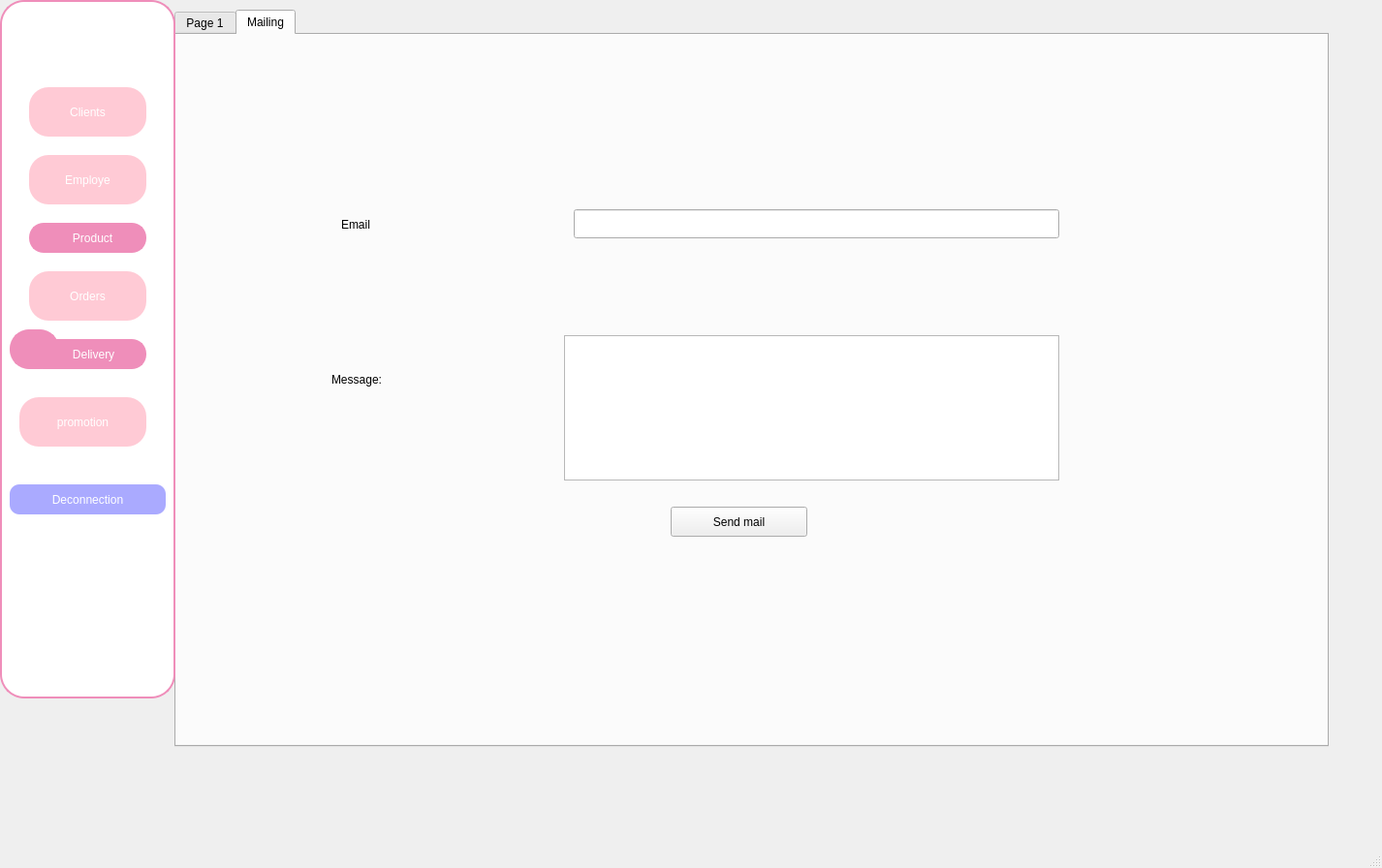
<?xml version="1.0" encoding="UTF-8"?>
<ui version="4.0">
 <class>pagelivr</class>
 <widget class="QMainWindow" name="pagelivr">
  <property name="geometry">
   <rect>
    <x>0</x>
    <y>0</y>
    <width>1426</width>
    <height>896</height>
   </rect>
  </property>
  <property name="windowTitle">
   <string>MainWindow</string>
  </property>
  <widget class="QWidget" name="centralwidget">
   <widget class="QTabWidget" name="tabWidget_2">
    <property name="geometry">
     <rect>
      <x>180</x>
      <y>10</y>
      <width>1191</width>
      <height>761</height>
     </rect>
    </property>
    <property name="currentIndex">
     <number>1</number>
    </property>
    <widget class="QWidget" name="tab_2">
     <attribute name="title">
      <string>Page 1</string>
     </attribute>
     <widget class="QPushButton" name="PDF">
      <property name="geometry">
       <rect>
        <x>30</x>
        <y>240</y>
        <width>75</width>
        <height>23</height>
       </rect>
      </property>
      <property name="styleSheet">
       <string notr="true">color: #FF8C00;</string>
      </property>
      <property name="text">
       <string>PDF</string>
      </property>
     </widget>
     <widget class="QPushButton" name="STAT">
      <property name="geometry">
       <rect>
        <x>40</x>
        <y>130</y>
        <width>101</width>
        <height>41</height>
       </rect>
      </property>
      <property name="styleSheet">
       <string notr="true">color: #FF8C00;</string>
      </property>
      <property name="text">
       <string>stat</string>
      </property>
     </widget>
     <widget class="QTabWidget" name="tabWidget">
      <property name="geometry">
       <rect>
        <x>280</x>
        <y>70</y>
        <width>831</width>
        <height>631</height>
       </rect>
      </property>
      <property name="styleSheet">
       <string notr="true">QWidget{background:transparent; } 

QTabWidget::pane{border: 0px;background-color: transparent;font:Bold;
color: #528299;} 

QTabBar::tab {background-color: transparent;width:280px;height:40px;font-size:18px;font:regular;color:#115272;font:Bold;} 

QTabBar::tab:hover{
font:Bold;
color: #528299;
padding:4px;
font-size: 23px;}
QDateEdit {
    border-color: #528299;
    color: #000000;
    border-width: 2px;
    border-radius: 10px;
    border-style: outset;
}


QPushButton{
	border-style: outset;
	border-width: 1px;
	border-radius: 10px;
color:#115272;
	padding: 2px;
}

QPushButton::default{
	border-style: groove;
	border-width: 1px;
	border-radius:10px;
	padding: 2px;
color:#115272;
}

QPushButton:hover{
	border-style: groove;
	border-width: 1px;
	border-radius: 20px;
    color:#528299;
	padding: 2px;
}

QPushButton:pressed{
	border-style: groove;
	border-width: 1px;
	border-radius: 20px;
	color: #528299;
	padding: 2px;
}

QPushButton:disabled{
	border-style: groove;
	border-width: 1px;
	border-radius: 10px;
	color:#115272;
	padding: 2px;
}


QLineEdit {
border-color:#528299;color:#000000;
	border-width: 2px; border-radius: 10px;
	border-style: outset;
}


QMenu::item:selected
{
	background-color: rgb(155, 186, 139);
	border: 1px solid #9BBA8B;
	color: #fff;

}

/*QPlainTextEdit
{
	background-color: #F1615C;
	color : #eee;
	border: 1px solid #343434;
	border-radius: 2px;
	padding: 3px;
	padding-left: 5px;
}
*/
QHeaderView::section
{
background-color: qlineargradient(spread:repeat, x1:1, y1:0, x2:1, y2:1, stop:0 rgba(155, 186, 139, 255),stop:1 rgba(155, 186, 139, 255));
	border: 1px solid #89A46D;
    color: #fff;
    text-align: left;
	padding: 4px;
	
}


QHeaderView::section:disabled
{
    background-color: #89A46D;
    color: #89A46D;

}


QHeaderView::section:checked
{
    background-color: qlineargradient(spread:repeat, x1:1, y1:0, x2:1, y2:1, stop:0 rgba(155, 186, 139, 255),stop:1 rgba(155, 186, 139, 255));
    color: #D3E2D3;

}

QHeaderView::section::vertical::first,
QHeaderView::section::vertical::only-one
{
    border-top: 1px solid #9BBA8B;

}


QHeaderView::section::vertical
{
    border-top: 1px solid #9BBA8B;

}


QHeaderView::section::horizontal::first,
QHeaderView::section::horizontal::only-one
{
    border-left: 1px solid #9BBA8B;

}


QHeaderView::section::horizontal
{
    border-left: 1px solid #9BBA8B;

}


QTableCornerButton::section
{
    background-color: qlineargradient(spread:repeat, x1:1, y1:0, x2:1, y2:1, stop:0 rgba(155, 186, 139, 255),stop:1 rgba(155, 186, 139, 255));
	border: 1px solid #89A46D;
    color: #9BBA8B;

}

QListView 
{
	background-color: qlineargradient(spread:repeat, x1:1, y1:0, x2:1, y2:1, stop:0 rgba(196, 200, 207, 255),stop:1 rgba(196, 200, 207, 255));
    border : #89a46d;
    color: white;
    show-decoration-selected: 1; 
    outline: 0;
	border: 1px solid #89a46d;

}


QListView::disabled 
{
	background-color: #89a46d;
	color: #3c768e;
    border: 1px solid #89a46d;

}


QListView::item 
{
	background-color: #89a46d;
    padding: 1px;

}


QListView::item:alternate 
{
    background-color: #89a46d;

}


QListView::item:selected 
{
	background-color: #89a46d;
	border: 1px solid #89a46d;
	color: #fff;

}


QListView::item:selected:!active 
{
	background-color: #89a46d;
	border: 1px solid #89a46d;
	color: #fff;

}


QListView::item:selected:active 
{
	background-color: #89a46d;
	border: 1px solid #89a46d;
	color: #fff;

}


QListView::item:hover {
    background-color: #89a46d;
    border: #89a46d;
    color: white;

}


QRadioButton 
{
	color: #fff;
	background-color: transparent;

}


QRadioButton::indicator::unchecked:hover 
{
	background-color: #fff;
	border: 2px solid #a3d1a3;
	border-radius: 6px;
}


QRadioButton::indicator::checked 
{
	border: 2px solid #a3d1a3;
	border-radius: 6px;
	/*background-color: rgba(155,186,139,20);*/  
	width: 9px; 
	height: 9px; 

}



QScrollBar:horizontal
{
    border: 1px solid #89a46d;
    background-color: #98a8b2;
    height: 15px;
    margin: 0px 16px 0 16px;

}


QScrollBar::handle:horizontal
{
	background-color: qlineargradient(spread:repeat, x1:1, y1:0, x2:1, y2:1, stop:0 rgba(196, 200, 207, 255),stop:1 rgba(196, 200, 207, 255));
	border: 1px solid #89a46d;
    min-height: 20px;

}


QScrollBar::add-line:horizontal
{
	background-color: qlineargradient(spread:repeat, x1:1, y1:0, x2:1, y2:1, stop:0 rgba(196, 200, 207, 255),stop:1 rgba(196, 200, 207, 255));
	border: 1px solid #89a46d;
    width: 15px;
    subcontrol-position: right;
    subcontrol-origin: margin;

}


QScrollBar::sub-line:horizontal
{
	background-color: qlineargradient(spread:repeat, x1:1, y1:0, x2:1, y2:1, stop:0 rgba(196, 200, 207, 255),stop:1 rgba(196, 200, 207, 255));
	border: 1px solid #89a46d;
    width: 15px;
    subcontrol-position: left;
    subcontrol-origin: margin;

}


QScrollBar::right-arrow:horizontal
{
    image: url(://arrow-right.png);
    width: 6px;
    height: 6px;

}


QScrollBar::left-arrow:horizontal
{
    image: url(://arrow-left.png);
    width: 6px;
    height: 6px;

}


QScrollBar::add-page:horizontal, QScrollBar::sub-page:horizontal
{
    background: none;

}


QScrollBar:vertical
{
    background-color: #98a8b2;
    width: 16px;
	border: 1px solid #89a46d;
    margin: 16px 0px 16px 0px;

}


QScrollBar::handle:vertical
{
	background-color: qlineargradient(spread:repeat, x1:1, y1:0, x2:1, y2:1, stop:0 rgba(196, 200, 207, 255),stop:1 rgba(196, 200, 207, 255));
	border: 1px solid #89a46d;
    min-height: 20px;

}


QScrollBar::add-line:vertical
{
	background-color: qlineargradient(spread:repeat, x1:1, y1:0, x2:1, y2:1, stop:0 rgba(196, 200, 207, 255),stop:1 rgba(196, 200, 207, 255));
	border: 1px solid #89a46d;
    height: 15px;
    subcontrol-position: bottom;
    subcontrol-origin: margin;

}


QScrollBar::sub-line:vertical
{
	background-color: qlineargradient(spread:repeat, x1:1, y1:0, x2:1, y2:1, stop:0 rgba(196, 200, 207, 255),stop:1 rgba(196, 200, 207, 255));
	border: 1px solid #89a46d;
    height: 15px;
    subcontrol-position: top;
    subcontrol-origin: margin;

}


QScrollBar::up-arrow:vertical
{
    image: url(://arrow-up.png);
    width: 6px;
    height: 6px;

}


QScrollBar::down-arrow:vertical
{
    image: url(://arrow-down.png);
    width: 6px;
    height: 6px;

}


QScrollBar::add-page:vertical, QScrollBar::sub-page:vertical
{
    background: none;

}



QTableView::item:selected {
border: 2px solid #89a46d;
background-color:#b9c4ad;
};

</string>
      </property>
      <property name="currentIndex">
       <number>1</number>
      </property>
      <widget class="QWidget" name="AjouterLivraison">
       <attribute name="title">
        <string>Ajouter Livraison</string>
       </attribute>
       <widget class="QLineEdit" name="le_refL">
        <property name="geometry">
         <rect>
          <x>230</x>
          <y>100</y>
          <width>261</width>
          <height>41</height>
         </rect>
        </property>
       </widget>
       <widget class="QLineEdit" name="le_refCMDL">
        <property name="geometry">
         <rect>
          <x>240</x>
          <y>210</y>
          <width>181</width>
          <height>41</height>
         </rect>
        </property>
       </widget>
       <widget class="QLineEdit" name="le_prixL">
        <property name="geometry">
         <rect>
          <x>120</x>
          <y>270</y>
          <width>171</width>
          <height>31</height>
         </rect>
        </property>
       </widget>
       <widget class="QLineEdit" name="le_addresseL">
        <property name="geometry">
         <rect>
          <x>230</x>
          <y>440</y>
          <width>161</width>
          <height>31</height>
         </rect>
        </property>
       </widget>
       <widget class="QLineEdit" name="le_CINcL">
        <property name="geometry">
         <rect>
          <x>230</x>
          <y>490</y>
          <width>161</width>
          <height>31</height>
         </rect>
        </property>
       </widget>
       <widget class="QDateEdit" name="le_dateL">
        <property name="geometry">
         <rect>
          <x>110</x>
          <y>160</y>
          <width>171</width>
          <height>41</height>
         </rect>
        </property>
        <property name="styleSheet">
         <string notr="true">QDate::currentDate()</string>
        </property>
        <property name="maximumDate">
         <date>
          <year>9999</year>
          <month>10</month>
          <day>30</day>
         </date>
        </property>
        <property name="displayFormat">
         <string notr="true">MM/dd/yy</string>
        </property>
        <property name="currentSectionIndex">
         <number>0</number>
        </property>
        <property name="timeSpec">
         <enum>Qt::TimeZone</enum>
        </property>
        <property name="date">
         <date>
          <year>2000</year>
          <month>2</month>
          <day>10</day>
         </date>
        </property>
       </widget>
       <widget class="QLabel" name="label_3">
        <property name="geometry">
         <rect>
          <x>50</x>
          <y>30</y>
          <width>591</width>
          <height>41</height>
         </rect>
        </property>
        <property name="font">
         <font>
          <family>Arial Rounded MT Bold</family>
          <pointsize>26</pointsize>
          <italic>false</italic>
          <bold>false</bold>
         </font>
        </property>
        <property name="styleSheet">
         <string notr="true">color: #FFA500;
font: 50;</string>
        </property>
        <property name="text">
         <string>Les données de la livraison : </string>
        </property>
       </widget>
       <widget class="QLabel" name="label_4">
        <property name="geometry">
         <rect>
          <x>50</x>
          <y>110</y>
          <width>161</width>
          <height>21</height>
         </rect>
        </property>
        <property name="font">
         <font>
          <family>Arial Rounded MT Bold</family>
          <pointsize>16</pointsize>
          <bold>false</bold>
         </font>
        </property>
        <property name="styleSheet">
         <string notr="true">color: #115272;
</string>
        </property>
        <property name="text">
         <string>Référence :</string>
        </property>
       </widget>
       <widget class="QLabel" name="label_5">
        <property name="geometry">
         <rect>
          <x>20</x>
          <y>170</y>
          <width>71</width>
          <height>21</height>
         </rect>
        </property>
        <property name="font">
         <font>
          <family>Arial Rounded MT Bold</family>
          <pointsize>16</pointsize>
          <bold>false</bold>
         </font>
        </property>
        <property name="styleSheet">
         <string notr="true">color: #115272;
</string>
        </property>
        <property name="text">
         <string>Date:</string>
        </property>
       </widget>
       <widget class="QLabel" name="label_6">
        <property name="geometry">
         <rect>
          <x>20</x>
          <y>220</y>
          <width>221</width>
          <height>21</height>
         </rect>
        </property>
        <property name="font">
         <font>
          <family>Arial Rounded MT Bold</family>
          <pointsize>16</pointsize>
          <bold>false</bold>
         </font>
        </property>
        <property name="styleSheet">
         <string notr="true">color: #115272;
</string>
        </property>
        <property name="text">
         <string>Réf Commande:</string>
        </property>
       </widget>
       <widget class="QLabel" name="label_7">
        <property name="geometry">
         <rect>
          <x>370</x>
          <y>320</y>
          <width>101</width>
          <height>21</height>
         </rect>
        </property>
        <property name="font">
         <font>
          <family>Arial Rounded MT Bold</family>
          <pointsize>16</pointsize>
          <bold>false</bold>
         </font>
        </property>
        <property name="styleSheet">
         <string notr="true">color: #115272;
</string>
        </property>
        <property name="text">
         <string>Mode :</string>
        </property>
       </widget>
       <widget class="QLabel" name="label_8">
        <property name="geometry">
         <rect>
          <x>20</x>
          <y>280</y>
          <width>71</width>
          <height>21</height>
         </rect>
        </property>
        <property name="font">
         <font>
          <family>Arial Rounded MT Bold</family>
          <pointsize>16</pointsize>
          <bold>false</bold>
         </font>
        </property>
        <property name="styleSheet">
         <string notr="true">color: #115272;
</string>
        </property>
        <property name="text">
         <string>Prix :</string>
        </property>
       </widget>
       <widget class="QLabel" name="label_9">
        <property name="geometry">
         <rect>
          <x>20</x>
          <y>320</y>
          <width>91</width>
          <height>21</height>
         </rect>
        </property>
        <property name="font">
         <font>
          <family>Arial Rounded MT Bold</family>
          <pointsize>16</pointsize>
          <bold>false</bold>
         </font>
        </property>
        <property name="styleSheet">
         <string notr="true">color: #115272;
</string>
        </property>
        <property name="text">
         <string>Status:</string>
        </property>
       </widget>
       <widget class="QLabel" name="label_10">
        <property name="geometry">
         <rect>
          <x>70</x>
          <y>440</y>
          <width>141</width>
          <height>21</height>
         </rect>
        </property>
        <property name="font">
         <font>
          <family>Arial Rounded MT Bold</family>
          <pointsize>16</pointsize>
          <bold>false</bold>
         </font>
        </property>
        <property name="styleSheet">
         <string notr="true">color: #115272;
</string>
        </property>
        <property name="text">
         <string>Addresse :</string>
        </property>
       </widget>
       <widget class="QLabel" name="label_11">
        <property name="geometry">
         <rect>
          <x>70</x>
          <y>490</y>
          <width>151</width>
          <height>21</height>
         </rect>
        </property>
        <property name="font">
         <font>
          <family>Arial Rounded MT Bold</family>
          <pointsize>16</pointsize>
          <bold>false</bold>
         </font>
        </property>
        <property name="styleSheet">
         <string notr="true">color: #115272;
</string>
        </property>
        <property name="text">
         <string>CIN Client:</string>
        </property>
       </widget>
       <widget class="QPushButton" name="pb_ajouter">
        <property name="geometry">
         <rect>
          <x>510</x>
          <y>430</y>
          <width>121</width>
          <height>31</height>
         </rect>
        </property>
        <property name="font">
         <font>
          <family>Arial Rounded MT Bold</family>
          <pointsize>14</pointsize>
          <bold>false</bold>
         </font>
        </property>
        <property name="styleSheet">
         <string notr="true">color: #FF8C00;</string>
        </property>
        <property name="text">
         <string>Ajouter</string>
        </property>
       </widget>
       <widget class="QPushButton" name="pb_modifier">
        <property name="geometry">
         <rect>
          <x>510</x>
          <y>480</y>
          <width>121</width>
          <height>31</height>
         </rect>
        </property>
        <property name="font">
         <font>
          <family>Arial Rounded MT Bold</family>
          <pointsize>14</pointsize>
          <bold>false</bold>
         </font>
        </property>
        <property name="styleSheet">
         <string notr="true">color: #FF8C00;</string>
        </property>
        <property name="text">
         <string>Modifier</string>
        </property>
       </widget>
       <widget class="QComboBox" name="le_statusL">
        <property name="geometry">
         <rect>
          <x>120</x>
          <y>320</y>
          <width>171</width>
          <height>31</height>
         </rect>
        </property>
        <property name="styleSheet">
         <string notr="true">QComboBox {
    border-color: #528299;
    border-width: 2px;
    border-radius: 10px;
    background-color: transparent;
    padding: 2px;
    color: #000000;
}

QComboBox::drop-down {
    border: 1px solid #528299;
    border-radius: 5px;
    background-color: #FFFFFF;
}

QComboBox::down-arrow {
    image: url(://down-arrow.png); /* Optional: replace with your own image */
}

QComboBox::item {
    background-color: transparent;
    padding: 5px;
    color: #115272;
}

QComboBox::item:selected {
    background-color: #89a46d;
    color: #FFFFFF;
}

QComboBox::editable {
    background-color: transparent;
    border: none;
    color: #000000;
}

QComboBox::indicator {
    width: 16px;
    height: 16px;
}

QComboBox:hover {
    border-color: #528299;
}

QComboBox:focus {
    border-color: #528299;
}
</string>
        </property>
        <property name="editable">
         <bool>true</bool>
        </property>
        <property name="currentText">
         <string>En Cours</string>
        </property>
        <item>
         <property name="text">
          <string>En Cours</string>
         </property>
        </item>
        <item>
         <property name="text">
          <string>Livre</string>
         </property>
        </item>
        <item>
         <property name="text">
          <string>Retarde</string>
         </property>
        </item>
       </widget>
       <widget class="QComboBox" name="le_modeL">
        <property name="geometry">
         <rect>
          <x>470</x>
          <y>320</y>
          <width>171</width>
          <height>31</height>
         </rect>
        </property>
        <property name="styleSheet">
         <string notr="true">QComboBox {
    border-color: #528299;
    border-width: 2px;
    border-radius: 10px;
    background-color: transparent;
    padding: 2px;
    color: #000000;
}

QComboBox::drop-down {
    border: 1px solid #528299;
    border-radius: 5px;
    background-color: #FFFFFF;
}

QComboBox::down-arrow {
    image: url(://down-arrow.png); /* Optional: replace with your own image */
}

QComboBox::item {
    background-color: transparent;
    padding: 5px;
    color: #115272;
}

QComboBox::item:selected {
    background-color: #89a46d;
    color: #FFFFFF;
}

QComboBox::editable {
    background-color: transparent;
    border: none;
    color: #000000;
}

QComboBox::indicator {
    width: 16px;
    height: 16px;
}

QComboBox:hover {
    border-color: #528299;
}

QComboBox:focus {
    border-color: #528299;
}
</string>
        </property>
        <property name="editable">
         <bool>true</bool>
        </property>
        <property name="currentText">
         <string>Standard</string>
        </property>
        <item>
         <property name="text">
          <string>Standard</string>
         </property>
        </item>
        <item>
         <property name="text">
          <string>Express</string>
         </property>
        </item>
       </widget>
      </widget>
      <widget class="QWidget" name="tab">
       <attribute name="title">
        <string>Afficher Livraison</string>
       </attribute>
       <widget class="QTableView" name="tab_livraison">
        <property name="geometry">
         <rect>
          <x>50</x>
          <y>150</y>
          <width>661</width>
          <height>301</height>
         </rect>
        </property>
        <property name="font">
         <font>
          <family>Arial Rounded MT Bold</family>
         </font>
        </property>
        <property name="styleSheet">
         <string notr="true">
color:#3c768e;
QWidget{background:transparent} QTabWidget::pane{border: 1px/*;border-color:red*/;background-color: transparent;} 
QTabBar::tab {background-color: transparent/*;color: #ccc*/;width: 200px;height:48px;font-size:12px} 
</string>
        </property>
       </widget>
       <widget class="QLabel" name="label_12">
        <property name="geometry">
         <rect>
          <x>90</x>
          <y>460</y>
          <width>181</width>
          <height>41</height>
         </rect>
        </property>
        <property name="font">
         <font>
          <family>Arial Rounded MT Bold</family>
          <pointsize>16</pointsize>
          <bold>false</bold>
         </font>
        </property>
        <property name="styleSheet">
         <string notr="true">color:#115272;</string>
        </property>
        <property name="text">
         <string>Suppression :</string>
        </property>
       </widget>
       <widget class="QLineEdit" name="le_REFL_supp">
        <property name="geometry">
         <rect>
          <x>170</x>
          <y>510</y>
          <width>231</width>
          <height>41</height>
         </rect>
        </property>
        <property name="palette">
         <palette>
          <active>
           <colorrole role="WindowText">
            <brush brushstyle="SolidPattern">
             <color alpha="255">
              <red>60</red>
              <green>118</green>
              <blue>142</blue>
             </color>
            </brush>
           </colorrole>
           <colorrole role="Button">
            <brush brushstyle="SolidPattern">
             <color alpha="0">
              <red>0</red>
              <green>0</green>
              <blue>0</blue>
             </color>
            </brush>
           </colorrole>
           <colorrole role="Text">
            <brush brushstyle="SolidPattern">
             <color alpha="255">
              <red>60</red>
              <green>118</green>
              <blue>142</blue>
             </color>
            </brush>
           </colorrole>
           <colorrole role="ButtonText">
            <brush brushstyle="SolidPattern">
             <color alpha="255">
              <red>60</red>
              <green>118</green>
              <blue>142</blue>
             </color>
            </brush>
           </colorrole>
           <colorrole role="Base">
            <brush brushstyle="SolidPattern">
             <color alpha="0">
              <red>0</red>
              <green>0</green>
              <blue>0</blue>
             </color>
            </brush>
           </colorrole>
           <colorrole role="Window">
            <brush brushstyle="SolidPattern">
             <color alpha="0">
              <red>0</red>
              <green>0</green>
              <blue>0</blue>
             </color>
            </brush>
           </colorrole>
           <colorrole role="PlaceholderText">
            <brush brushstyle="SolidPattern">
             <color alpha="255">
              <red>60</red>
              <green>118</green>
              <blue>142</blue>
             </color>
            </brush>
           </colorrole>
          </active>
          <inactive>
           <colorrole role="WindowText">
            <brush brushstyle="SolidPattern">
             <color alpha="255">
              <red>60</red>
              <green>118</green>
              <blue>142</blue>
             </color>
            </brush>
           </colorrole>
           <colorrole role="Button">
            <brush brushstyle="SolidPattern">
             <color alpha="0">
              <red>0</red>
              <green>0</green>
              <blue>0</blue>
             </color>
            </brush>
           </colorrole>
           <colorrole role="Text">
            <brush brushstyle="SolidPattern">
             <color alpha="255">
              <red>60</red>
              <green>118</green>
              <blue>142</blue>
             </color>
            </brush>
           </colorrole>
           <colorrole role="ButtonText">
            <brush brushstyle="SolidPattern">
             <color alpha="255">
              <red>60</red>
              <green>118</green>
              <blue>142</blue>
             </color>
            </brush>
           </colorrole>
           <colorrole role="Base">
            <brush brushstyle="SolidPattern">
             <color alpha="0">
              <red>0</red>
              <green>0</green>
              <blue>0</blue>
             </color>
            </brush>
           </colorrole>
           <colorrole role="Window">
            <brush brushstyle="SolidPattern">
             <color alpha="0">
              <red>0</red>
              <green>0</green>
              <blue>0</blue>
             </color>
            </brush>
           </colorrole>
           <colorrole role="PlaceholderText">
            <brush brushstyle="SolidPattern">
             <color alpha="255">
              <red>60</red>
              <green>118</green>
              <blue>142</blue>
             </color>
            </brush>
           </colorrole>
          </inactive>
          <disabled>
           <colorrole role="WindowText">
            <brush brushstyle="SolidPattern">
             <color alpha="255">
              <red>60</red>
              <green>118</green>
              <blue>142</blue>
             </color>
            </brush>
           </colorrole>
           <colorrole role="Button">
            <brush brushstyle="SolidPattern">
             <color alpha="0">
              <red>0</red>
              <green>0</green>
              <blue>0</blue>
             </color>
            </brush>
           </colorrole>
           <colorrole role="Text">
            <brush brushstyle="SolidPattern">
             <color alpha="255">
              <red>60</red>
              <green>118</green>
              <blue>142</blue>
             </color>
            </brush>
           </colorrole>
           <colorrole role="ButtonText">
            <brush brushstyle="SolidPattern">
             <color alpha="255">
              <red>60</red>
              <green>118</green>
              <blue>142</blue>
             </color>
            </brush>
           </colorrole>
           <colorrole role="Base">
            <brush brushstyle="SolidPattern">
             <color alpha="0">
              <red>0</red>
              <green>0</green>
              <blue>0</blue>
             </color>
            </brush>
           </colorrole>
           <colorrole role="Window">
            <brush brushstyle="SolidPattern">
             <color alpha="0">
              <red>0</red>
              <green>0</green>
              <blue>0</blue>
             </color>
            </brush>
           </colorrole>
           <colorrole role="PlaceholderText">
            <brush brushstyle="SolidPattern">
             <color alpha="255">
              <red>60</red>
              <green>118</green>
              <blue>142</blue>
             </color>
            </brush>
           </colorrole>
          </disabled>
         </palette>
        </property>
        <property name="font">
         <font>
          <family>Arial Rounded MT Bold</family>
          <pointsize>11</pointsize>
         </font>
        </property>
        <property name="styleSheet">
         <string notr="true">color:#3c768e;
</string>
        </property>
        <property name="alignment">
         <set>Qt::AlignCenter</set>
        </property>
       </widget>
       <widget class="QPushButton" name="pb_supprimer">
        <property name="geometry">
         <rect>
          <x>430</x>
          <y>510</y>
          <width>131</width>
          <height>31</height>
         </rect>
        </property>
        <property name="font">
         <font>
          <family>Arial Rounded MT Bold</family>
          <pointsize>14</pointsize>
          <bold>false</bold>
         </font>
        </property>
        <property name="styleSheet">
         <string notr="true">color: #FF8C00;</string>
        </property>
        <property name="text">
         <string>supprimer</string>
        </property>
       </widget>
       <widget class="QPushButton" name="sortAscButton">
        <property name="geometry">
         <rect>
          <x>50</x>
          <y>130</y>
          <width>301</width>
          <height>23</height>
         </rect>
        </property>
        <property name="text">
         <string>asc</string>
        </property>
       </widget>
       <widget class="QPushButton" name="sortDescButton">
        <property name="geometry">
         <rect>
          <x>344</x>
          <y>130</y>
          <width>371</width>
          <height>23</height>
         </rect>
        </property>
        <property name="text">
         <string>desc</string>
        </property>
       </widget>
       <widget class="QRadioButton" name="radioButton">
        <property name="geometry">
         <rect>
          <x>230</x>
          <y>90</y>
          <width>83</width>
          <height>18</height>
         </rect>
        </property>
        <property name="styleSheet">
         <string notr="true">color: #FF8C00;</string>
        </property>
        <property name="text">
         <string>Reference</string>
        </property>
       </widget>
       <widget class="QLineEdit" name="lineEdit">
        <property name="geometry">
         <rect>
          <x>350</x>
          <y>80</y>
          <width>351</width>
          <height>31</height>
         </rect>
        </property>
       </widget>
       <widget class="QLabel" name="label_13">
        <property name="geometry">
         <rect>
          <x>110</x>
          <y>80</y>
          <width>91</width>
          <height>31</height>
         </rect>
        </property>
        <property name="text">
         <string>Recherche</string>
        </property>
       </widget>
       <widget class="QLabel" name="lab_chart">
        <property name="geometry">
         <rect>
          <x>80</x>
          <y>60</y>
          <width>631</width>
          <height>441</height>
         </rect>
        </property>
        <property name="text">
         <string/>
        </property>
       </widget>
       <zorder>lab_chart</zorder>
       <zorder>tab_livraison</zorder>
       <zorder>label_12</zorder>
       <zorder>le_REFL_supp</zorder>
       <zorder>pb_supprimer</zorder>
       <zorder>sortAscButton</zorder>
       <zorder>sortDescButton</zorder>
       <zorder>radioButton</zorder>
       <zorder>lineEdit</zorder>
       <zorder>label_13</zorder>
      </widget>
     </widget>
     <widget class="QPushButton" name="pushButton">
      <property name="geometry">
       <rect>
        <x>60</x>
        <y>360</y>
        <width>93</width>
        <height>28</height>
       </rect>
      </property>
      <property name="styleSheet">
       <string notr="true">QWidget{background:transparent; } 

QTabWidget::pane{border: 0px;background-color: transparent;font:Bold;
color: #528299;} 

QTabBar::tab {background-color: transparent;width:280px;height:40px;font-size:18px;font:regular;color:#115272;font:Bold;} 

QTabBar::tab:hover{
font:Bold;
color: #528299;
padding:4px;
font-size: 23px;}
QDateEdit {
    border-color: #528299;
    color: #000000;
    border-width: 2px;
    border-radius: 10px;
    border-style: outset;
}


QPushButton{
	border-style: outset;
	border-width: 1px;
	border-radius: 10px;
color:#115272;
	padding: 2px;
}

QPushButton::default{
	border-style: groove;
	border-width: 1px;
	border-radius:10px;
	padding: 2px;
color:#115272;
}

QPushButton:hover{
	border-style: groove;
	border-width: 1px;
	border-radius: 20px;
    color:#528299;
	padding: 2px;
}

QPushButton:pressed{
	border-style: groove;
	border-width: 1px;
	border-radius: 20px;
	color: #528299;
	padding: 2px;
}

QPushButton:disabled{
	border-style: groove;
	border-width: 1px;
	border-radius: 10px;
	color:#115272;
	padding: 2px;
}


QLineEdit {
border-color:#528299;color:#000000;
	border-width: 2px; border-radius: 10px;
	border-style: outset;
}


QMenu::item:selected
{
	background-color: rgb(155, 186, 139);
	border: 1px solid #9BBA8B;
	color: #fff;

}

/*QPlainTextEdit
{
	background-color: #F1615C;
	color : #eee;
	border: 1px solid #343434;
	border-radius: 2px;
	padding: 3px;
	padding-left: 5px;
}
*/
QHeaderView::section
{
background-color: qlineargradient(spread:repeat, x1:1, y1:0, x2:1, y2:1, stop:0 rgba(155, 186, 139, 255),stop:1 rgba(155, 186, 139, 255));
	border: 1px solid #89A46D;
    color: #fff;
    text-align: left;
	padding: 4px;
	
}


QHeaderView::section:disabled
{
    background-color: #89A46D;
    color: #89A46D;

}


QHeaderView::section:checked
{
    background-color: qlineargradient(spread:repeat, x1:1, y1:0, x2:1, y2:1, stop:0 rgba(155, 186, 139, 255),stop:1 rgba(155, 186, 139, 255));
    color: #D3E2D3;

}

QHeaderView::section::vertical::first,
QHeaderView::section::vertical::only-one
{
    border-top: 1px solid #9BBA8B;

}


QHeaderView::section::vertical
{
    border-top: 1px solid #9BBA8B;

}


QHeaderView::section::horizontal::first,
QHeaderView::section::horizontal::only-one
{
    border-left: 1px solid #9BBA8B;

}


QHeaderView::section::horizontal
{
    border-left: 1px solid #9BBA8B;

}


QTableCornerButton::section
{
    background-color: qlineargradient(spread:repeat, x1:1, y1:0, x2:1, y2:1, stop:0 rgba(155, 186, 139, 255),stop:1 rgba(155, 186, 139, 255));
	border: 1px solid #89A46D;
    color: #9BBA8B;

}

QListView 
{
	background-color: qlineargradient(spread:repeat, x1:1, y1:0, x2:1, y2:1, stop:0 rgba(196, 200, 207, 255),stop:1 rgba(196, 200, 207, 255));
    border : #89a46d;
    color: white;
    show-decoration-selected: 1; 
    outline: 0;
	border: 1px solid #89a46d;

}


QListView::disabled 
{
	background-color: #89a46d;
	color: #3c768e;
    border: 1px solid #89a46d;

}


QListView::item 
{
	background-color: #89a46d;
    padding: 1px;

}


QListView::item:alternate 
{
    background-color: #89a46d;

}


QListView::item:selected 
{
	background-color: #89a46d;
	border: 1px solid #89a46d;
	color: #fff;

}


QListView::item:selected:!active 
{
	background-color: #89a46d;
	border: 1px solid #89a46d;
	color: #fff;

}


QListView::item:selected:active 
{
	background-color: #89a46d;
	border: 1px solid #89a46d;
	color: #fff;

}


QListView::item:hover {
    background-color: #89a46d;
    border: #89a46d;
    color: white;

}


QRadioButton 
{
	color: #fff;
	background-color: transparent;

}


QRadioButton::indicator::unchecked:hover 
{
	background-color: #fff;
	border: 2px solid #a3d1a3;
	border-radius: 6px;
}


QRadioButton::indicator::checked 
{
	border: 2px solid #a3d1a3;
	border-radius: 6px;
	/*background-color: rgba(155,186,139,20);*/  
	width: 9px; 
	height: 9px; 

}



QScrollBar:horizontal
{
    border: 1px solid #89a46d;
    background-color: #98a8b2;
    height: 15px;
    margin: 0px 16px 0 16px;

}


QScrollBar::handle:horizontal
{
	background-color: qlineargradient(spread:repeat, x1:1, y1:0, x2:1, y2:1, stop:0 rgba(196, 200, 207, 255),stop:1 rgba(196, 200, 207, 255));
	border: 1px solid #89a46d;
    min-height: 20px;

}


QScrollBar::add-line:horizontal
{
	background-color: qlineargradient(spread:repeat, x1:1, y1:0, x2:1, y2:1, stop:0 rgba(196, 200, 207, 255),stop:1 rgba(196, 200, 207, 255));
	border: 1px solid #89a46d;
    width: 15px;
    subcontrol-position: right;
    subcontrol-origin: margin;

}


QScrollBar::sub-line:horizontal
{
	background-color: qlineargradient(spread:repeat, x1:1, y1:0, x2:1, y2:1, stop:0 rgba(196, 200, 207, 255),stop:1 rgba(196, 200, 207, 255));
	border: 1px solid #89a46d;
    width: 15px;
    subcontrol-position: left;
    subcontrol-origin: margin;

}


QScrollBar::right-arrow:horizontal
{
    image: url(://arrow-right.png);
    width: 6px;
    height: 6px;

}


QScrollBar::left-arrow:horizontal
{
    image: url(://arrow-left.png);
    width: 6px;
    height: 6px;

}


QScrollBar::add-page:horizontal, QScrollBar::sub-page:horizontal
{
    background: none;

}


QScrollBar:vertical
{
    background-color: #98a8b2;
    width: 16px;
	border: 1px solid #89a46d;
    margin: 16px 0px 16px 0px;

}


QScrollBar::handle:vertical
{
	background-color: qlineargradient(spread:repeat, x1:1, y1:0, x2:1, y2:1, stop:0 rgba(196, 200, 207, 255),stop:1 rgba(196, 200, 207, 255));
	border: 1px solid #89a46d;
    min-height: 20px;

}


QScrollBar::add-line:vertical
{
	background-color: qlineargradient(spread:repeat, x1:1, y1:0, x2:1, y2:1, stop:0 rgba(196, 200, 207, 255),stop:1 rgba(196, 200, 207, 255));
	border: 1px solid #89a46d;
    height: 15px;
    subcontrol-position: bottom;
    subcontrol-origin: margin;

}


QScrollBar::sub-line:vertical
{
	background-color: qlineargradient(spread:repeat, x1:1, y1:0, x2:1, y2:1, stop:0 rgba(196, 200, 207, 255),stop:1 rgba(196, 200, 207, 255));
	border: 1px solid #89a46d;
    height: 15px;
    subcontrol-position: top;
    subcontrol-origin: margin;

}


QScrollBar::up-arrow:vertical
{
    image: url(://arrow-up.png);
    width: 6px;
    height: 6px;

}


QScrollBar::down-arrow:vertical
{
    image: url(://arrow-down.png);
    width: 6px;
    height: 6px;

}


QScrollBar::add-page:vertical, QScrollBar::sub-page:vertical
{
    background: none;

}



QTableView::item:selected {
border: 2px solid #89a46d;
background-color:#b9c4ad;
};

</string>
      </property>
      <property name="text">
       <string>Show map</string>
      </property>
     </widget>
     <widget class="QLineEdit" name="saveaddr">
      <property name="geometry">
       <rect>
        <x>50</x>
        <y>140</y>
        <width>81</width>
        <height>20</height>
       </rect>
      </property>
     </widget>
     <zorder>saveaddr</zorder>
     <zorder>PDF</zorder>
     <zorder>STAT</zorder>
     <zorder>tabWidget</zorder>
     <zorder>pushButton</zorder>
    </widget>
    <widget class="QWidget" name="tab_3">
     <attribute name="title">
      <string>Mailing</string>
     </attribute>
     <widget class="QPushButton" name="send">
      <property name="geometry">
       <rect>
        <x>510</x>
        <y>487</y>
        <width>141</width>
        <height>31</height>
       </rect>
      </property>
      <property name="text">
       <string>Send mail</string>
      </property>
     </widget>
     <widget class="QLabel" name="label_53">
      <property name="geometry">
       <rect>
        <x>170</x>
        <y>180</y>
        <width>191</width>
        <height>31</height>
       </rect>
      </property>
      <property name="text">
       <string>Email</string>
      </property>
     </widget>
     <widget class="QTimeEdit" name="timeEdit">
      <property name="geometry">
       <rect>
        <x>530</x>
        <y>490</y>
        <width>118</width>
        <height>22</height>
       </rect>
      </property>
     </widget>
     <widget class="QPlainTextEdit" name="msg">
      <property name="geometry">
       <rect>
        <x>400</x>
        <y>310</y>
        <width>511</width>
        <height>150</height>
       </rect>
      </property>
     </widget>
     <widget class="QLineEdit" name="rcpt">
      <property name="geometry">
       <rect>
        <x>410</x>
        <y>180</y>
        <width>501</width>
        <height>30</height>
       </rect>
      </property>
      <property name="styleSheet">
       <string notr="true"/>
      </property>
     </widget>
     <widget class="QLabel" name="label_56">
      <property name="geometry">
       <rect>
        <x>160</x>
        <y>340</y>
        <width>171</width>
        <height>31</height>
       </rect>
      </property>
      <property name="text">
       <string>Message:</string>
      </property>
     </widget>
     <zorder>timeEdit</zorder>
     <zorder>send</zorder>
     <zorder>label_53</zorder>
     <zorder>msg</zorder>
     <zorder>rcpt</zorder>
     <zorder>label_56</zorder>
    </widget>
   </widget>
   <widget class="QFrame" name="frame">
    <property name="geometry">
     <rect>
      <x>0</x>
      <y>0</y>
      <width>181</width>
      <height>721</height>
     </rect>
    </property>
    <property name="styleSheet">
     <string notr="true">QFrame {
    background-color: white;
    width: 10px;
    border: 2px solid #EF8EBA;
    border-radius: 25px;
}</string>
    </property>
    <property name="frameShape">
     <enum>QFrame::NoFrame</enum>
    </property>
    <widget class="QLabel" name="label">
     <property name="geometry">
      <rect>
       <x>10</x>
       <y>340</y>
       <width>51</width>
       <height>41</height>
      </rect>
     </property>
     <property name="styleSheet">
      <string notr="true">QLabel{
border-color:  rgb(239, 142, 186);
border-radius:20px;
background-color: rgb(239, 142, 186);
}
</string>
     </property>
     <property name="text">
      <string/>
     </property>
     <property name="pixmap">
      <pixmap>../../Downloads/WhatsApp_Image_2024-11-10_à_18.51.31_1cb58230-removebg-preview.png</pixmap>
     </property>
     <property name="scaledContents">
      <bool>true</bool>
     </property>
    </widget>
    <widget class="QLabel" name="label_14">
     <property name="geometry">
      <rect>
       <x>30</x>
       <y>230</y>
       <width>121</width>
       <height>31</height>
      </rect>
     </property>
     <property name="styleSheet">
      <string notr="true">QFrame {
	background-color: #EF8EBA;
    width: 10px;
    border: 2px solid #EF8EBA;
    border-radius: 15px;
}
QLabel{
	color: rgb(255, 255, 255);
}</string>
     </property>
     <property name="text">
      <string>            Product</string>
     </property>
    </widget>
    <widget class="QLabel" name="label_15">
     <property name="geometry">
      <rect>
       <x>30</x>
       <y>290</y>
       <width>121</width>
       <height>31</height>
      </rect>
     </property>
     <property name="styleSheet">
      <string notr="true">QFrame {
	background-color: #EF8EBA;
    width: 10px;
    border: 2px solid #EF8EBA;
    border-radius: 15px;
}
QLabel{
	color: rgb(255, 255, 255);
}</string>
     </property>
     <property name="text">
      <string>            Orders</string>
     </property>
    </widget>
    <widget class="QLabel" name="label_16">
     <property name="geometry">
      <rect>
       <x>30</x>
       <y>350</y>
       <width>121</width>
       <height>31</height>
      </rect>
     </property>
     <property name="styleSheet">
      <string notr="true">QFrame {
	background-color: #EF8EBA;
    width: 10px;
    border: 2px solid #EF8EBA;
    border-radius: 15px;
}
QLabel{
	color: rgb(255, 255, 255);
}</string>
     </property>
     <property name="text">
      <string>            Delivery</string>
     </property>
    </widget>
    <widget class="QLabel" name="label_17">
     <property name="geometry">
      <rect>
       <x>30</x>
       <y>420</y>
       <width>121</width>
       <height>31</height>
      </rect>
     </property>
     <property name="styleSheet">
      <string notr="true">QFrame {
	background-color: #EF8EBA;
    width: 10px;
    border: 2px solid #EF8EBA;
    border-radius: 15px;
}
QLabel{
	color: rgb(255, 255, 255);
}</string>
     </property>
     <property name="text">
      <string>            Promotion</string>
     </property>
    </widget>
    <widget class="QPushButton" name="pushButton_2">
     <property name="geometry">
      <rect>
       <x>10</x>
       <y>500</y>
       <width>161</width>
       <height>31</height>
      </rect>
     </property>
     <property name="styleSheet">
      <string notr="true">QPushButton {
	background-color: rgb(170, 170, 255);
    color: white; /* Texte blanc */
    border-radius:10px  ; /* Coins arrondis */
	border-color: rgb(239, 142, 186);
    padding: 8px;
}</string>
     </property>
     <property name="text">
      <string>Deconnection</string>
     </property>
    </widget>
    <widget class="QPushButton" name="client1">
     <property name="geometry">
      <rect>
       <x>30</x>
       <y>90</y>
       <width>121</width>
       <height>51</height>
      </rect>
     </property>
     <property name="styleSheet">
      <string notr="true">QPushButton {
	background-color: rgb(255, 202, 213);
    color: white; /* Texte blanc */
    border-radius:20px  ; /* Coins arrondis */
	border-color: rgb(239, 142, 186);
    padding: 8px;
}</string>
     </property>
     <property name="text">
      <string>Clients</string>
     </property>
    </widget>
    <widget class="QPushButton" name="emp">
     <property name="geometry">
      <rect>
       <x>30</x>
       <y>160</y>
       <width>121</width>
       <height>51</height>
      </rect>
     </property>
     <property name="styleSheet">
      <string notr="true">QPushButton {
	background-color: rgb(255, 202, 213);
    color: white; /* Texte blanc */
    border-radius:20px  ; /* Coins arrondis */
	border-color: rgb(239, 142, 186);
    padding: 8px;
}</string>
     </property>
     <property name="text">
      <string>Employe</string>
     </property>
    </widget>
    <widget class="QPushButton" name="ordr">
     <property name="geometry">
      <rect>
       <x>30</x>
       <y>280</y>
       <width>121</width>
       <height>51</height>
      </rect>
     </property>
     <property name="styleSheet">
      <string notr="true">QPushButton {
	background-color: rgb(255, 202, 213);
    color: white; /* Texte blanc */
    border-radius:20px  ; /* Coins arrondis */
	border-color: rgb(239, 142, 186);
    padding: 8px;
}</string>
     </property>
     <property name="text">
      <string>Orders</string>
     </property>
    </widget>
    <widget class="QPushButton" name="prom">
     <property name="geometry">
      <rect>
       <x>20</x>
       <y>410</y>
       <width>131</width>
       <height>51</height>
      </rect>
     </property>
     <property name="styleSheet">
      <string notr="true">QPushButton {
	background-color: rgb(255, 202, 213);
    color: white; /* Texte blanc */
    border-radius:20px  ; /* Coins arrondis */
	border-color: rgb(239, 142, 186);
    padding: 8px;
}</string>
     </property>
     <property name="text">
      <string>promotion</string>
     </property>
    </widget>
   </widget>
  </widget>
  <widget class="QMenuBar" name="menubar">
   <property name="geometry">
    <rect>
     <x>0</x>
     <y>0</y>
     <width>1426</width>
     <height>26</height>
    </rect>
   </property>
  </widget>
  <widget class="QStatusBar" name="statusbar"/>
 </widget>
 <resources/>
 <connections/>
</ui>
